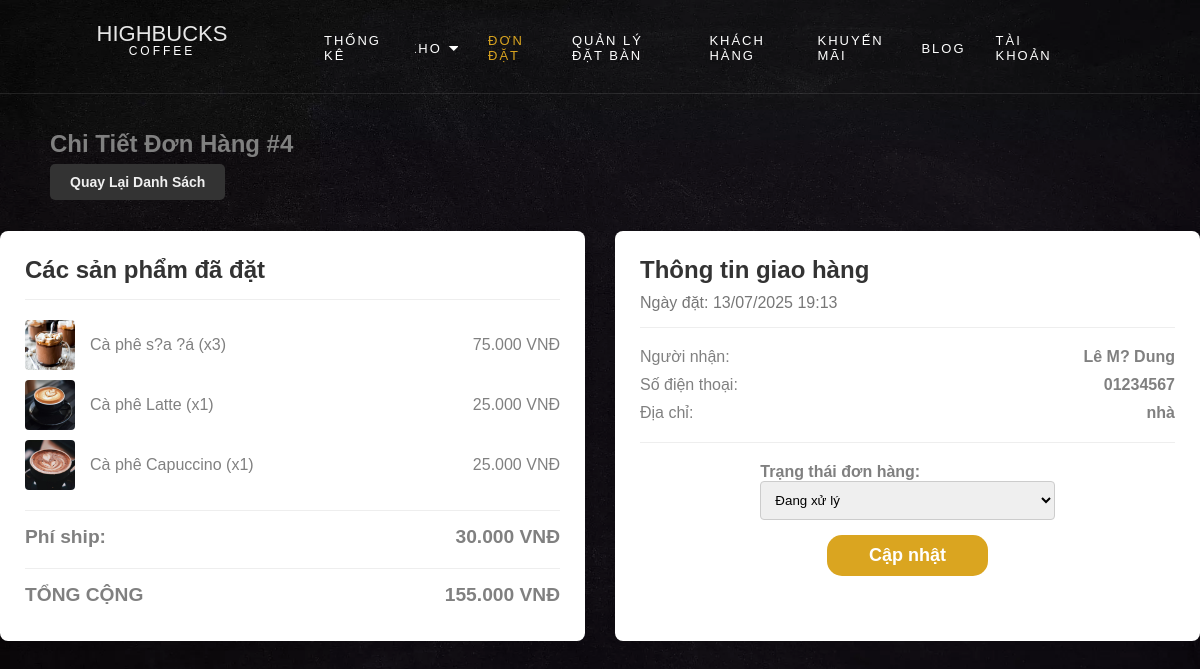
/page/order_details_admin.php?id=4, run on an earlier commit of the app's database.
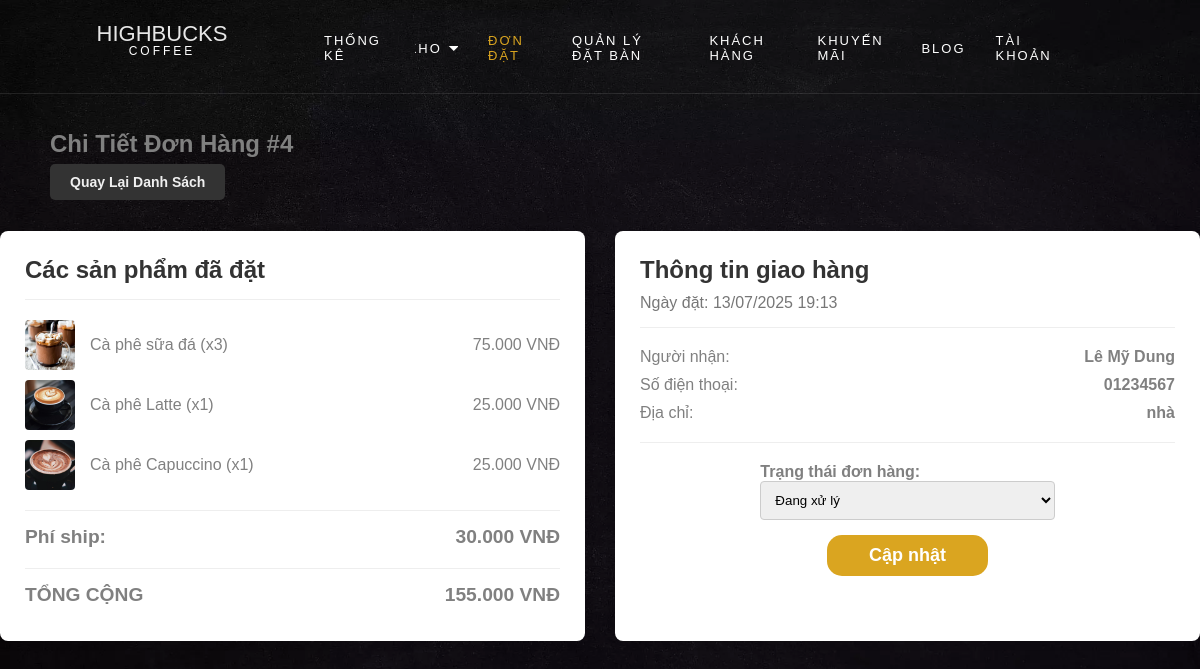
And on a later commit of the database.
### tables this page shows
CREATE TABLE IF NOT EXISTS `chitietdonhang` (
  `idChiTiet` int NOT NULL AUTO_INCREMENT,
  `idDonHang` int DEFAULT NULL,
  `idSanPham` int DEFAULT NULL,
  `SoLuong` int DEFAULT NULL,
  `DonGia` decimal(10,0) DEFAULT NULL,
  PRIMARY KEY (`idChiTiet`)
);

CREATE TABLE IF NOT EXISTS `sanpham` (
  `idsanpham` int NOT NULL AUTO_INCREMENT,
  `TenSanPham` varchar(255) NOT NULL,
  `SoLuong` float DEFAULT NULL,
  `GiaTien` float NOT NULL,
  `PhanLoai` varchar(255) NOT NULL,
  `TrangThai` varchar(45) NOT NULL,
  PRIMARY KEY (`idsanpham`)
);

CREATE TABLE IF NOT EXISTS `donhang` (
  `idDonHang` int NOT NULL AUTO_INCREMENT,
  `idTaiKhoan` int DEFAULT NULL,
  `TenNguoiNhan` varchar(255) DEFAULT NULL,
  `SoDienThoaiNhan` varchar(11) DEFAULT NULL,
  `DiaChiNhan` varchar(255) DEFAULT NULL,
  `NgayDat` datetime DEFAULT CURRENT_TIMESTAMP,
  `TongTien` decimal(10,0) DEFAULT NULL,
  `TrangThai` varchar(255) DEFAULT 'Ä�á»£i xÃ¡c nháº­n',
  PRIMARY KEY (`idDonHang`)
);

### Page/order_details_admin.php (the view, shortened to what this page needs)
<?php
include_once __DIR__ . '/../PHP/Connect.php';
$id_don_hang = intval($_GET['id']);
$stmt = $conn->prepare("SELECT * FROM donhang WHERE idDonHang = ?");
$stmt->bind_param("i", $id_don_hang);
$stmt->execute();
$order = $stmt->get_result()->fetch_assoc();
$items = [];
$stmt_items = $conn->prepare(
    "SELECT sp.TenSanPham, sp.idSanpham, ct.SoLuong, ct.DonGia
     FROM chitietdonhang ct
     JOIN sanpham sp ON ct.idSanPham = sp.idsanpham
     WHERE ct.idDonHang = ?"
);
$stmt_items->bind_param("i", $id_don_hang);
$stmt_items->execute();
$result_items = $stmt_items->get_result();
while ($row = $result_items->fetch_assoc()) {
    $items[] = $row;
}
?>
<!DOCTYPE html>
<html lang="vi">
<head>
    <link rel="stylesheet" href="../Css/css.css">
    <link rel="stylesheet" href="https://cdnjs.cloudflare.com/ajax/libs/font-awesome/4.7.0/css/font-awesome.min.css">
</head>
<body>
    <?php include '../PHP/menu_dashboard.php'; ?>
    <div class="main-header" style="padding:130px 50px 0 50px">
        <h2 style="padding-bottom: 15px;">Chi Tiết Đơn Hàng #<?php echo $order['idDonHang']; ?></h2>
        <a href="orders.php" class="btn btn-secondary">Quay Lại Danh Sách</a>
    </div>
    <div class="details-container">
        <div class="order-info">
            <div class="info-header">
                <h2>Các sản phẩm đã đặt</h2>
            </div>
            <div class="product-list">
                <?php foreach ($items as $item): ?>
                    <div class="info-line">
                        <img src="../Pic/<?php echo htmlspecialchars($item['idSanpham']); ?>.jpg" alt="">
                        <span class="product-name"><?php echo htmlspecialchars($item['TenSanPham']); ?> (x<?php echo $item['SoLuong']; ?>)</span>
                        <span><?php echo number_format($item['DonGia'] * $item['SoLuong'], 0, ',', '.'); ?> VNĐ</span>
                    </div>
                <?php endforeach; ?>
            </div>
            <div class="info-line order-total">
                <span>Phí ship:</span>
                <span>30.000 VNĐ</span>
            </div>
            <div class="info-line order-total">
                <span>TỔNG CỘNG</span>
                <span><?php echo number_format($order['TongTien'], 0, ',', '.'); ?> VNĐ</span>
            </div>
        </div>
        <div class="shipping-info">
            <div class="info-header">
                <h2 style="margin-bottom: 10px;">Thông tin giao hàng</h2>
                <p>Ngày đặt: <?php echo date('d/m/Y H:i', strtotime($order['NgayDat'])); ?></p>
            </div>
            <div class="info-line">
                <span>Người nhận:</span>
                <strong><?php echo htmlspecialchars($order['TenNguoiNhan']); ?></strong>
            </div>
            <div class="info-line">
                <span>Số điện thoại:</span>
                <strong><?php echo htmlspecialchars($order['SoDienThoaiNhan']); ?></strong>
            </div>
            <div class="info-line">
                <span>Địa chỉ:</span>
                <strong><?php echo htmlspecialchars($order['DiaChiNhan']); ?></strong>
            </div>
            <form class="status-form" action="../PHP/process_update_order_status.php" method="POST">
                <div class="form-group">
                    <label for="TrangThai"><strong>Trạng thái đơn hàng:</strong></label>
                    <select name="TrangThai" id="TrangThai">
                        <option value="Đang xử lý" <?php if ($order['TrangThai'] == 'Đang xử lý') echo 'selected'; ?>>Đang xử lý</option>
                    </select>
                </div>
                <button type="submit" class="btn btn-primary">Cập nhật</button>
            </form>
            </div>
    </div>
</body>
</html>

What changed in the data, as far as the page shows it:
changed donhang "nhà": TenNguoiNhan "Lê M? Dung" → "Lê Mỹ Dung"
changed through a linked row, chitietdonhang: idSanPham.TenSanPham "Cà phê s?a ?á" → "Cà phê sữa đá"
